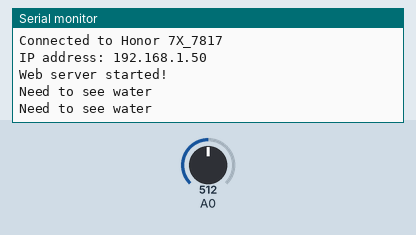
This sketch was run on a simulated ESP8266 (NodeMCU). Shown: the last lines printed to the serial monitor. The test bench sets the inputs (shaded band); at power-on: A0 = 512. WiFi joins after 1.5 s; servers stay silent unless stated.

Above: at 3.7 s.
3.8 s: A0 set to 420
At 5.1 s:
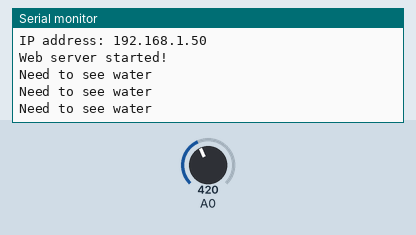
5.3 s: A0 set to 394
At 6.3 s:
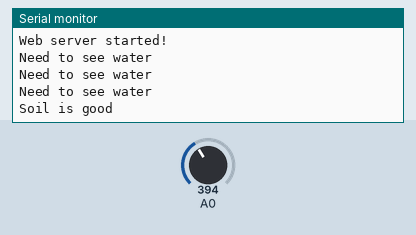

Measured:
- the behaviour switches between 410 and 409 on A0 (found by bisection; images 1 and 2)
- after the input at 5.3 s, the serial monitor: prints a new line after 0.21 s (image 2)

The sketch:

webserver_auto_refresh_realtime.ino
```cpp
#include <ESP8266WiFi.h>
#include <WiFiClient.h>
#include <ESP8266WebServer.h>

// Replace with your network credentials
const char* ssid = "Honor 7X_7817"; //Enter Wi-Fi SSID
const char* password =  "Ashish@123"; //Enter Wi-Fi Password

ESP8266WebServer server(80);   //instantiate server at port 80 (http port)

String page = "";
String text = "";
double data;
void setup(void) {
  pinMode(A0, INPUT);
  delay(1000);
  Serial.begin(115200);
  WiFi.begin(ssid, password); //begin WiFi connection
  Serial.println("");

  // Wait for connection
  while (WiFi.status() != WL_CONNECTED) {
    delay(500);
    Serial.print(".");
  }

  Serial.println("");
  Serial.print("Connected to ");
  Serial.println(ssid);
  Serial.print("IP address: ");
  Serial.println(WiFi.localIP());
  server.on("/data.txt", []() {
    text = (String)data +"%";
    server.send(200, "text/html", text);
  });
  server.on("/", []() {
    page = "<h1>Sensor to Node MCU Web Server</h1><h1>Moisture:</h1> <h1 id=\"data\">""</h1>\r\n";
    page += "<script>\r\n";
    page += "var x = setInterval(function() {loadData(\"data.txt\",updateData)}, 1000);\r\n";
    page += "function loadData(url, callback){\r\n";
    page += "var xhttp = new XMLHttpRequest();\r\n";
    page += "xhttp.onreadystatechange = function(){\r\n";
    page += " if(this.readyState == 4 && this.status == 200){\r\n";
    page += " callback.apply(xhttp);\r\n";
    page += " }\r\n";
    page += "};\r\n";
    page += "xhttp.open(\"GET\", url, true);\r\n";
    page += "xhttp.send();\r\n";
    page += "}\r\n";
    page += "function updateData(){\r\n";
    page += " document.getElementById(\"data\").innerHTML = this.responseText;\r\n";
    page += "}\r\n";
    page += "</script>\r\n";
    server.send(200, "text/html", page);
  });

  server.begin();
  Serial.println("Web server started!");
}

void loop(void) {
  double data1 = analogRead(A0);
  data=100-((data1/1024)*100);
  if (data >= 60)
    Serial.println("Soil is good");
  else
    Serial.println("Need to see water");
  delay(1000);
  server.handleClient();
}
```
